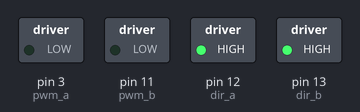
This sketch was run on a simulated Arduino Uno, built with avr-gcc and run on an emulated ATmega328P. Shown: switched loads named in the sketch (green lamp = pin HIGH). Dashed ring = blinking.

Above: at 0.5 s.
Timing chart, 0 to 4.6 s (numbered marks = the images above):
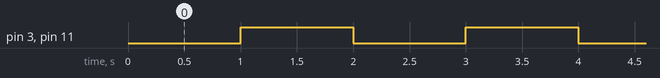

Measured:
- by itself, pin 3 (pwm_a), pin 11 (pwm_b): alternates HIGH for 1.0 s and LOW for 1.0 s

The sketch:

masslift.ino
```cpp
// mass lift
#define DELAY 1000
#define SHORTDELAY 50
#define SLOWSPEED 150
#define FASTSPEED 255
int pwm_a = 3;  //PWM control for motor outputs 1 and 2 is on digital pin 3
int pwm_b = 11;  //PWM control for motor outputs 3 and 4 is on digital pin 11
int dir_a = 12;  //dir control for motor outputs 1 and 2 is on digital pin 12
int dir_b = 13;  //dir control for motor outputs 3 and 4 is on digital pin 13


void setup()
{
  pinMode(pwm_a, OUTPUT);  //Set control pins to be outputs
  pinMode(pwm_b, OUTPUT);
  pinMode(dir_a, OUTPUT);
  pinMode(dir_b, OUTPUT);

  digitalWrite(dir_a, HIGH);  //Set motor direction, 1 low, 2 high
  digitalWrite(dir_b, HIGH); //Set motor direction, 3 high, 4 low

  analogWrite(pwm_a, 255);
  analogWrite(pwm_b, 255);

}

void loop() {
  /*
  analogWrite(pwm_a, 0);
  analogWrite(pwm_b, 0);
  delay(SHORTDELAY);
  analogWrite(pwm_a, FASTSPEED);
  analogWrite(pwm_b, SLOWSPEED);
  delay(DELAY);
  analogWrite(pwm_a, 0);
  analogWrite(pwm_b, 0);
  delay(SHORTDELAY);
  analogWrite(pwm_a, SLOWSPEED);
  analogWrite(pwm_b, FASTSPEED);
  delay(DELAY);
  */
  analogWrite(pwm_a, 0);
  analogWrite(pwm_b, 0);
  delay(DELAY);
  analogWrite(pwm_a, FASTSPEED);
  analogWrite(pwm_b, FASTSPEED);
  delay(DELAY);
}
```
